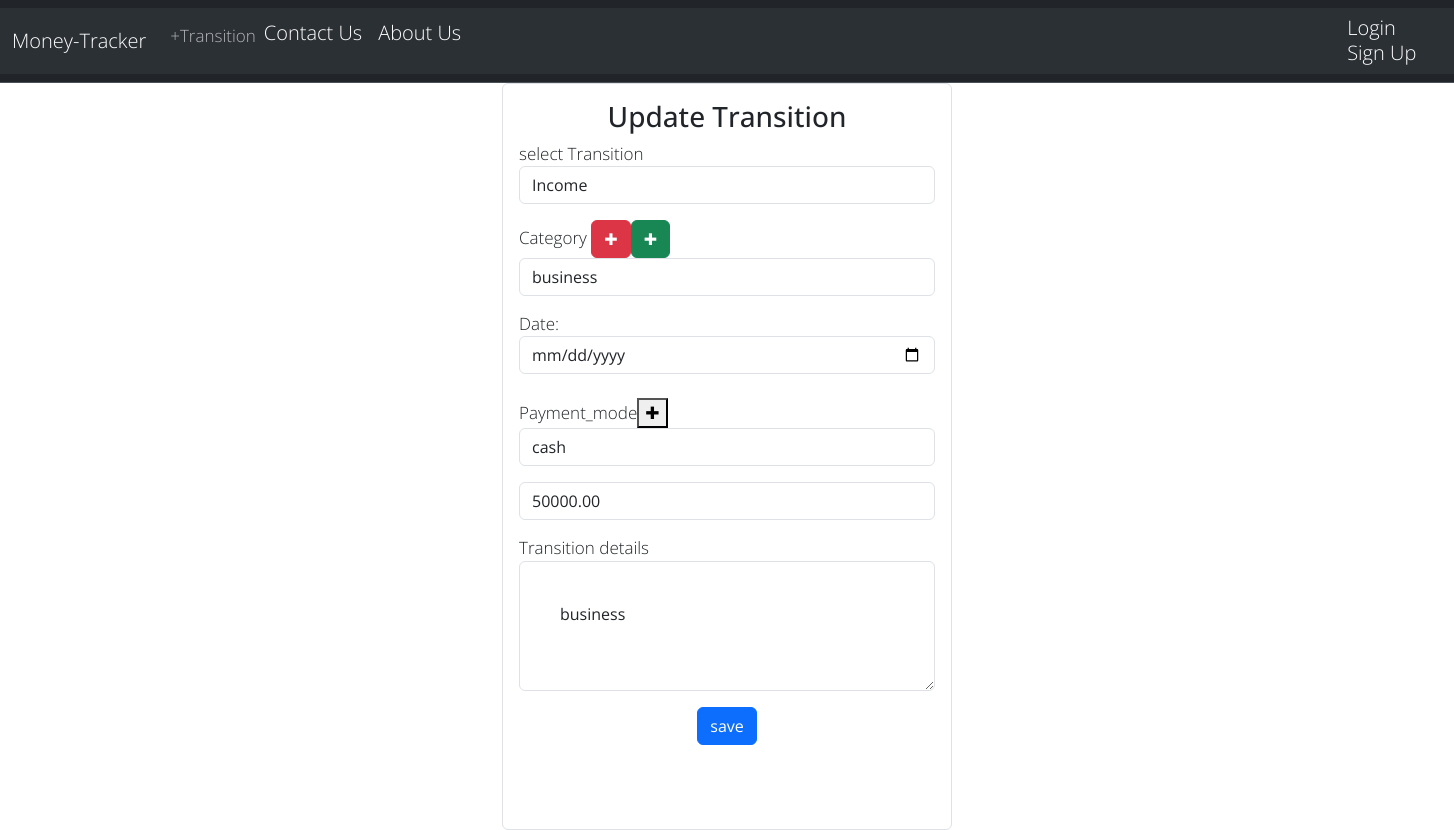
The app's page /update_transition/6/ with its own data.
### main/models.py (models this page shows)
class Transition(models.Model):
    user =  models.ForeignKey(User,on_delete=models.CASCADE)
    Name = models.CharField(max_length=100)
    type = models.CharField(max_length=100)
    mode = models.CharField(max_length=100)
    category = models.CharField(max_length=100)
    amount = models.DecimalField(max_digits=8 , decimal_places=2)
    Transition_date  = models.DateTimeField()
    details = models.TextField(max_length=500)
    Transition_id = models.IntegerField(blank=True, null=True)

### main/views.py (the view, shortened to what this page needs)
# urls.py: path('update_transition/<int:id>/' , views.update_transition , name = 'update_transition'),
def update_transition(request,id):
    global unique_id
    unique_id = random.randint(100000000,999999999)
    queryset = Transition.objects.get(id=id)
    account_details = Account_details.objects.get(user = queryset.user)
    print(">>>>>>>>>>>>>>>>>>>>>>>>>>>>", queryset.amount)
    Icat = Icategory.objects.all()
    Ecat = Ecategory.objects.all()
    pm =  Payment_mode.objects.all()
    context = {
            'Icat':Icat,
            'Ecat':Ecat,
            'pm':pm,
           'queryset':queryset
    }
    return  render(request,"update_transition.html",context)

### main/templates/update_transition.html (shortened to what this page needs)
{% extends  'base.html' %}
{% load static %}
 {% block body %}
    <div class  = "container1"   >
        <div class="row">
            <div class="col-md-12  ">
                <div class="card border text-Black" >
                    <div class = "card-body">
                         <h3 class = "text-center">Update Transition </h3>
                        <form action="" method="POST"  name="form1">
                            <div class="mb-3">
                            <label for = "Transition" class="require"   >select Transition</label>
                               <select name = "select_Transition" id="select_Transition" class="form-control" required > <--onchange="populate(this.id,'select_Category')"-->
                                <option selected> {{queryset.type}}</option>
                               </select>
                            </div>
                            <div class="mb-3">
                                <label for = "Category" class="require">Category  </label> <button type="button" class="btn btn-danger" data-bs-toggle="modal" data-bs-target="#exampleModal">
                                <span>&#10010;</span>
                                </button><button type="button" class="btn btn-success" data-bs-toggle="modal" data-bs-target="#exampleModal3">
                                <span>&#10010;</span>
                                </button>
                            <select name = "select_Category" id = "select_Category" class = "form-control" required placeholder = "select_Category">
                                <option selected >{{queryset.category}} </option>
                            </select>
                            </div>
                            <label for="date">Date:</label>
                            <input type="date" id="date" name="date" value = "{{queryset.Transition_date  }}"  class = "form-control"><br>
                            <div class="mb-3">
                            <label for = "Payment_mode" class="require">Payment_mode  </label><button type="button"   data-bs-toggle="modal" data-bs-target="#exampleModal2">
                                <span>&#10010;</span>
                                </button>
                            <select name = "Payment_mode" id = "Payment_mode" class = "form-control" required>
                                <option selected>{{queryset.mode}} </option>
                            </select>
                            </div>
                            <div class="mb-3">
                             <input id="amount" name = "amount" value="{{queryset.amount}}" type="number" class="form-control" required  placeholder="enter amount">
                            </div>
                            <div class="mb-3">
                                <label for="details" class="require" >Transition details</label>
                                <textarea style = "padding: 40px; position: relative;" class="form-control"
                                placeholder="Write details here"
                                id="details"
                                name = "details">{{queryset.details}}</textarea>
                            </div>
                            <div class="container text-center">
                                <button class = "btn btn-primary">save</button>
                            </div>
                        </form>
                </div>
            </div>
        </div>
    </div>
    </div>
{% endblock %}

### main/templates/base.html (style rules this page uses)
* { box-sizing: border-box; }
body { font-family: Arial; font-size: 17px; display: block; }
.container { position: relative; max-width: max-content; margin: 0 auto; }
body { font-family: 'Open Sans', sans-serif; font-weight: 300; line-height: 1.42em; color:#000000; background-color:rgb(255, 255, 255); }
.container { text-align: left; width: 1100px; margin-right: auto; margin-left: auto; display: table; table-layout: auto; padding: 0 0 4em 0; }
body { background-color: rgb(255, 255, 255); }
.card { width: 450px; border: 0; margin-inline: auto; }

### records on screen
Transition: select_Transition "Income", select_Category "business", Payment_mode "cash", amount "50000.00", details "business"
